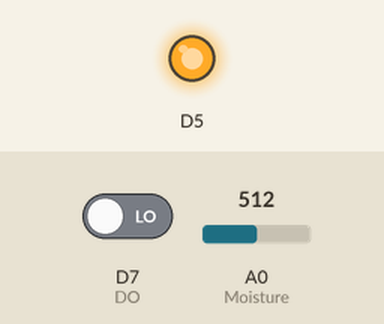
The sketch below on a simulated ESP8266 (NodeMCU). Parts: output pins drawn as LEDs (lit = HIGH). The test bench sets the inputs (shaded band); at power-on: D7 (DO) LOW, A0 (Moisture) = 512. What the sketch prints to the serial monitor is not drawn.

Above: at 0.1 s.
Timing chart, 0 to 1.6 s (numbered marks = the images above):
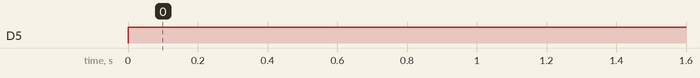

Measured:
- by itself, D5: LOW → HIGH at 0.00 s

The sketch:

ep_1.ino
```cpp
//LingShun Lab


#define Moisture A0 //定义AO 引脚 为 IO-A0

#define DO D7        //定义DO 引脚 为 IO-7


void setup() {

  pinMode(Moisture, INPUT);//定义A0为输入模式
  pinMode(DO, INPUT);
  pinMode(D5, OUTPUT);
  Serial.begin(9600);
}

void loop() {

  //串口返回测量数据
  Serial.print("Moisture=");
  Serial.print(analogRead(Moisture));//读取AO的数值
  Serial.print("|DO=");
  Serial.println(digitalRead(DO));//读取DO的数值
  if (Moisture < 1000)
    digitalWrite(D5, HIGH);
  delay(1000);
}
```
